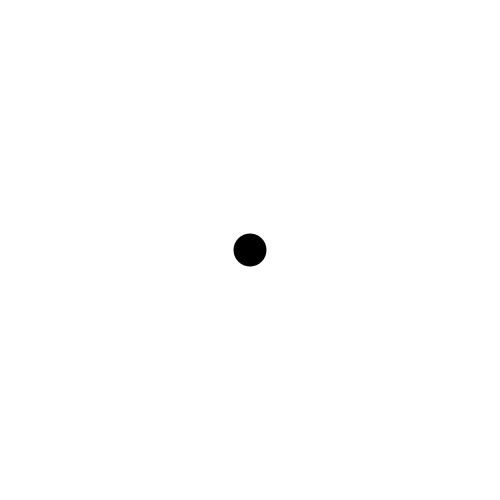
Frame 1 (no input)
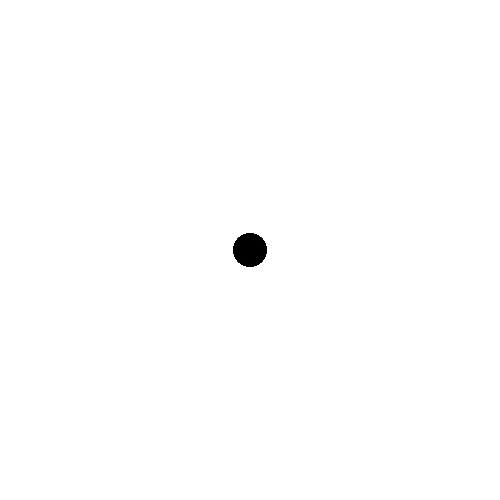
Frame 60 (the mouse pressed at the canvas centre just before this capture)
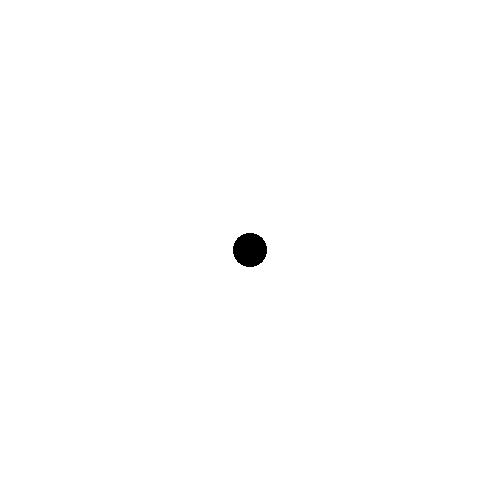
Frame 120 (the mouse held since frame 60 and released just before this capture)

The Processing sketch that drew these frames (run headless with seeded random() and noise(); from frame 60 on, the mouse is pressed at the canvas centre):

// Processing sketch: Spiraling
// ── Spiraling.pde
/*
Draws a spiral using polar coordinates
*/

/********************
* Variables         *
********************/

CartesianPoint centerOfScreen;
int penSize;
Spiral spiral;
color penColor;

/********************
* Setup             *
********************/
void setup() {
  
  // initialize window conditions
  size(500, 500);
  frameRate(60);
  background(255);
  
  // find center of screen
  centerOfScreen = new CartesianPoint(width/2, height/2);
  
  // establish size of ellipses that will be used for drawing
  penSize = width / 15;
  penColor = 0;
  
  // create spiral
  spiral = new Spiral(centerOfScreen, penSize, penColor);
}

/********************
* Draw              *
********************/

void draw() {
  noStroke();
  fill(0);
  
  ellipse(centerOfScreen.xCoordinate, centerOfScreen.yCoordinate, penSize, penSize);
  
}

/********************
* Other Methods     *
********************/
// ── CartesianPoint.pde
class CartesianPoint{
  
  /**************
  * Variables   *
  **************/
  float xCoordinate;
  float yCoordinate;   
  
  /**************
  * Constructor *
  **************/
  CartesianPoint(float xCoordinate, float yCoordinate) {
    this.xCoordinate = xCoordinate;
    this.yCoordinate = yCoordinate;
  }
  
  /**************
  * Modules     *
  **************/  
  
}
// ── Point.pde
class Point{
  
  /**************
  * Variables   *
  **************/
  float xCoordinate;
  float yCoordinate;   
  
  /**************
  * Constructor *
  **************/
  Point(float xCoordinate, float yCoordinate) {
    this.xCoordinate = xCoordinate;
    this.yCoordinate = yCoordinate;
  }
  
  /**************
  * Modules     *
  **************/  
  
}
// ── PolarPoint.pde
class PolarPoint{
  
  /**************
  * Variables   *
  **************/
  float radius;
  float theta;   
  
  /**************
  * Constructor *
  **************/
  PolarPoint(float radius, float theta) {
    this.radius = radius;
    this.theta = theta;
  }
  
  /**************
  * Modules     *
  **************/  
  CartesianPoint convertToCartesian() {
    
    float xCoordinate = radius * cos(theta);
    float yCoordinate = radius * sin(theta);
    
    return new CartesianPoint(xCoordinate, yCoordinate);
  }
  
}
// ── Spiral.pde
class Spiral{
  
  /**************
  * Variables   *
  **************/
  CartesianPoint startingPoint;
  int penSize;
  color spiralColor;
  
  /**************
  * Constructor *
  **************/
  Spiral(CartesianPoint startingPoint, int penSize, color spiralColor) {
    this.startingPoint = startingPoint;
    this.penSize = penSize;
    this.spiralColor = spiralColor;
  }
  
  /**************
  * Modules     *
  **************/  
  void display() {
    
  }
  
}
